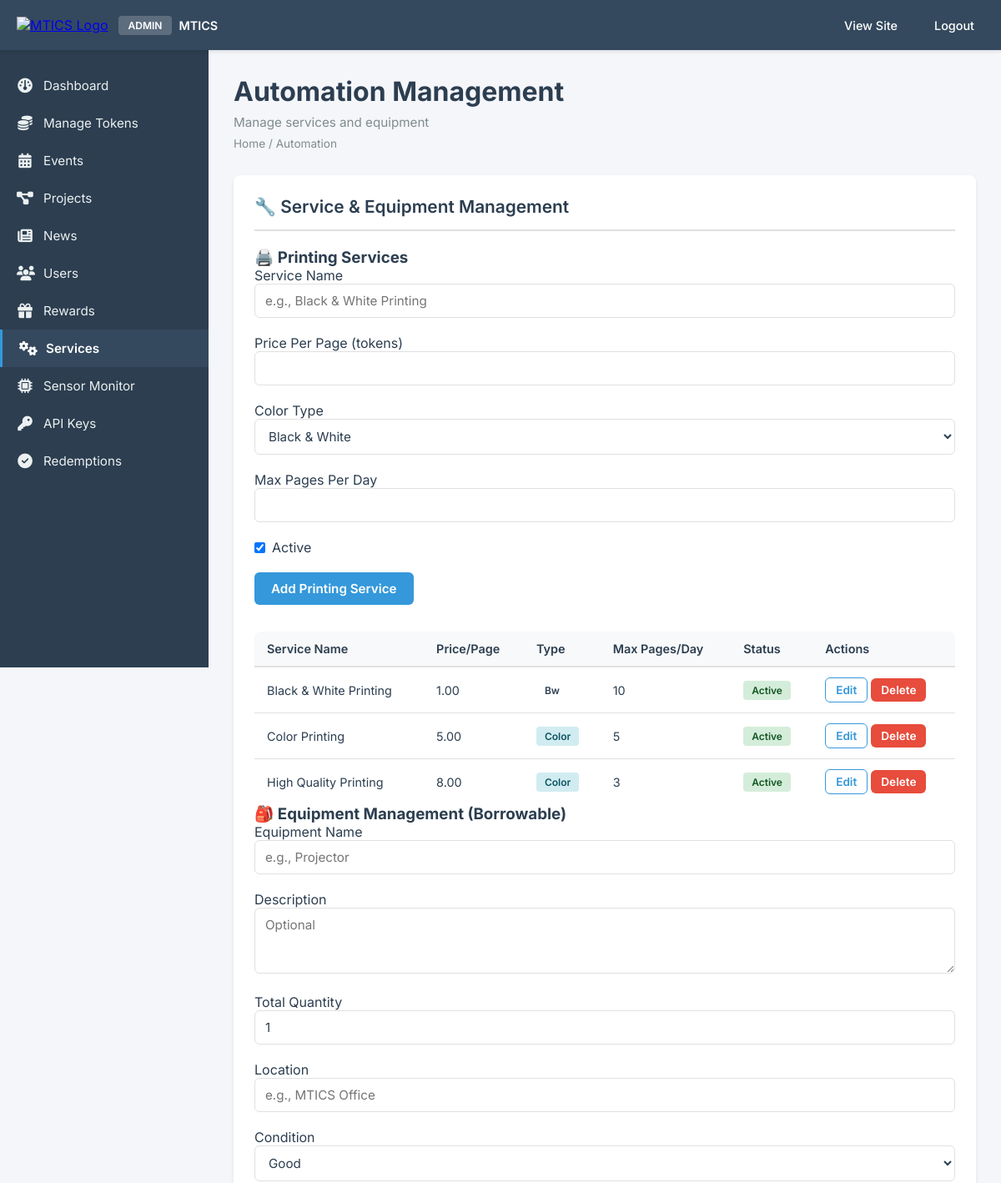
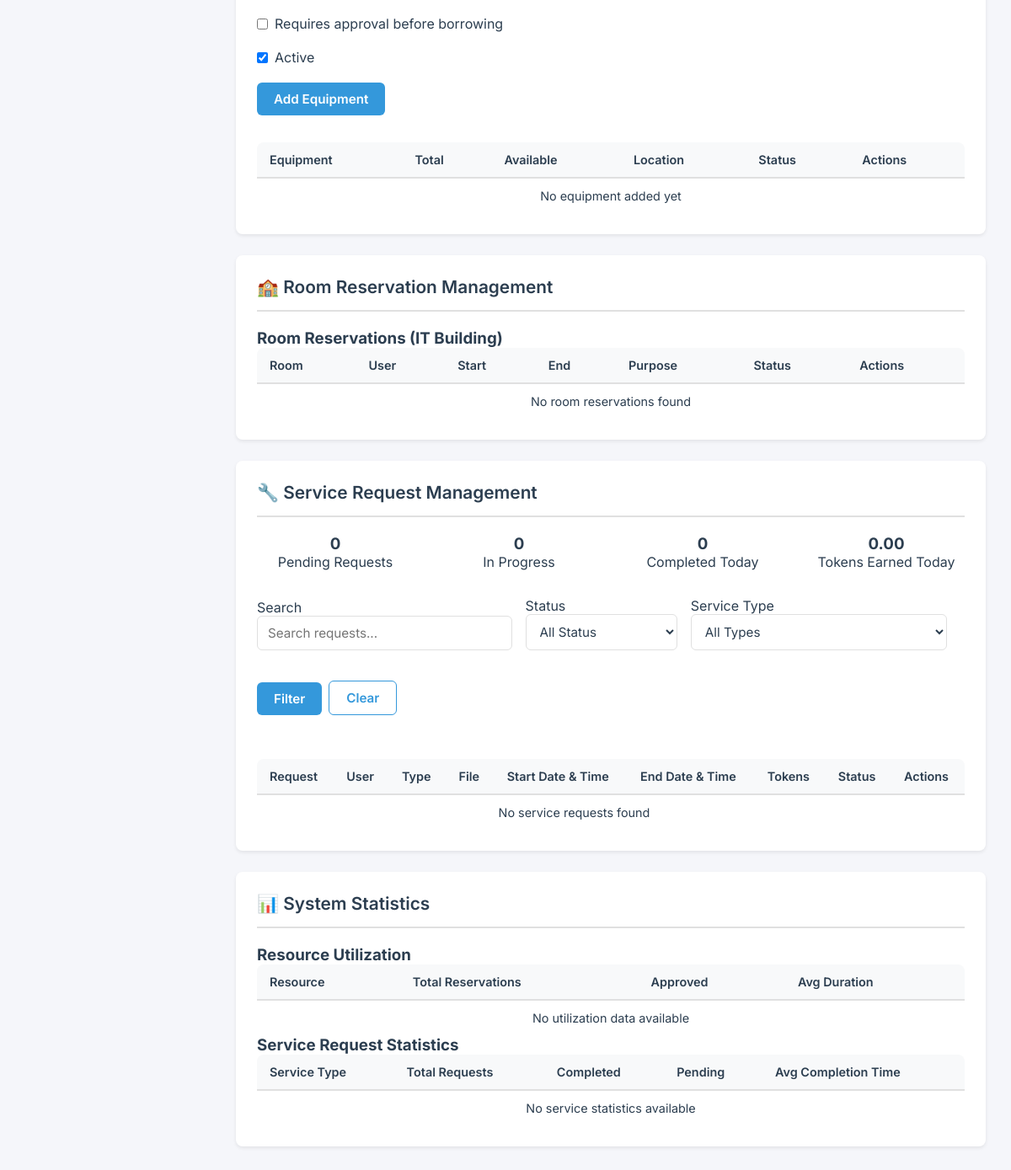
Page /admin/automation.php (signed in) on the committed database (2 pictures, top to bottom).
### tables this page shows
CREATE TABLE IF NOT EXISTS printing_services (
    id INT AUTO_INCREMENT PRIMARY KEY,
    name VARCHAR(255) NOT NULL,
    description TEXT,
    price_per_page DECIMAL(10, 2) NOT NULL,
    color_options ENUM('bw', 'color') DEFAULT 'bw',
    paper_size ENUM('a4', 'a3', 'legal', 'letter') DEFAULT 'a4',
    max_pages_per_day INT DEFAULT 10,
    is_active BOOLEAN DEFAULT TRUE,
    created_at TIMESTAMP DEFAULT CURRENT_TIMESTAMP,
    INDEX idx_is_active (is_active)
);

### admin/automation.php (the view, shortened to what the rows shown need)
<?php
require_once '../config/config.php';
$db = Database::getInstance()->getConnection();
include '../includes/admin_header.php';
?>
<div class="admin-content">
    <div class="admin-container">
        <div class="admin-page-header">
            <h1 class="admin-page-title">Automation Management</h1>
        </div>
        <div class="admin-section">
            <h2 class="admin-section-title">🔧 Service & Equipment Management</h2>
            <div class="grid grid-2">
                <div class="card" id="printing-services">
                    <div class="card-body">
                        <div class="admin-table-container">
                            <table class="admin-table">
                                <thead>
                                    <tr>
                                        <th>Service Name</th>
                                        <th>Price/Page</th>
                                        <th>Type</th>
                                        <th>Max Pages/Day</th>
                                        <th>Status</th>
                                        <th>Actions</th>
                                    </tr>
                                </thead>
                                <tbody>
                                    <?php
                                    $printing_services = $db->query("SELECT * FROM printing_services ORDER BY price_per_page ASC")->fetchAll();
                                    if (empty($printing_services)):
                                    ?>
                                        <tr>
                                            <td colspan="6" style="text-align:center; padding: var(--spacing-md); color: var(--medium-gray);">
                                                No printing services yet
                                            </td>
                                        </tr>
                                    <?php else: ?>
                                        <?php foreach ($printing_services as $service): ?>
                                            <tr>
                                                <td><?php echo htmlspecialchars($service['name']); ?></td>
                                                <td><?php echo format_tokens($service['price_per_page']); ?></td>
                                                <td>
                                                    <span class="badge badge-<?php echo $service['color_options'] === 'color' ? 'info' : 'secondary'; ?>">
                                                        <?php echo ucfirst($service['color_options']); ?>
                                                    </span>
                                                </td>
                                                <td><?php echo (int)$service['max_pages_per_day']; ?></td>
                                                <td>
                                                    <span class="badge badge-<?php echo $service['is_active'] ? 'success' : 'warning'; ?>">
                                                        <?php echo $service['is_active'] ? 'Active' : 'Inactive'; ?>
                                                    </span>
                                                </td>
                                                <td style="white-space: nowrap;">
                                                    <a class="admin-btn admin-btn-secondary admin-btn-sm" href="automation.php?edit_printing_service=<?php echo (int)$service['id']; ?>#printing-services">
                                                        Edit
                                                    </a>
                                                    <form method="POST" action="#printing-services" style="display: inline;">
                                                        <button type="submit" class="admin-btn admin-btn-danger admin-btn-sm" onclick="return confirm('Delete this printing service?')">
                                                            Delete
                                                        </button>
                                                    </form>
                                                </td>
                                            </tr>
                                        <?php endforeach; ?>
                                    <?php endif; ?>
                                </tbody>
                            </table>
                        </div>
                    </div>
                </div>
                <div class="card" id="equipment-management">
                    <div class="card-body">
                        <div class="admin-table-container">
                            <table class="admin-table">
                                <thead>
                                    <tr>
                                        <th>Equipment</th>
                                        <th>Total</th>
                                        <th>Available</th>
                                        <th>Location</th>
                                        <th>Status</th>
                                        <th>Actions</th>
                                    </tr>
                                </thead>
                            </table>
                        </div>
                    </div>
                </div>
            </div>
        </div>
        <div class="admin-section" id="room-reservations">
            <h2 class="admin-section-title">🏫 Room Reservation Management</h2>
            <div class="card">
                <div class="card-body">
                    <div class="admin-table-container">
                        <table class="admin-table">
                            <thead>
                                <tr>
                                    <th>Room</th>
                                    <th>User</th>
                                    <th>Start</th>
                                    <th>End</th>
                                    <th>Purpose</th>
                                    <th>Status</th>
                                    <th>Actions</th>
                                </tr>
                            </thead>
                        </table>
                    </div>
                </div>
            </div>
        </div>
        <div class="admin-section">
            <h2 class="admin-section-title">🔧 Service Request Management</h2>
            <div class="admin-table-container">
                <table class="admin-table">
                    <thead>
                        <tr>
                            <th>Request</th>
                            <th>User</th>
                            <th>Type</th>
                            <th>File</th>
                            <th>Start Date & Time</th>
                            <th>End Date & Time</th>
                            <th>Tokens</th>
                            <th>Status</th>
                            <th>Actions</th>
                        </tr>
                    </thead>
                </table>
            </div>
        </div>
        <div class="admin-section">
            <h2 class="admin-section-title">📊 System Statistics</h2>
            <div class="grid grid-2">
                <div class="card">
                    <div class="card-body">
                        <div class="admin-table-container">
                            <table class="admin-table">
                                <thead>
                                    <tr>
                                        <th>Resource</th>
                                        <th>Total Reservations</th>
                                        <th>Approved</th>
                                        <th>Avg Duration</th>
                                    </tr>
                                </thead>
                            </table>
                        </div>
                    </div>
                </div>
                <div class="card">
                    <div class="card-body">
                        <div class="admin-table-container">
                            <table class="admin-table">
                                <thead>
                                    <tr>
                                        <th>Service Type</th>
                                        <th>Total Requests</th>
                                        <th>Completed</th>
                                        <th>Pending</th>
                                        <th>Avg Completion Time</th>
                                    </tr>
                                </thead>
                            </table>
                        </div>
                    </div>
                </div>
            </div>
        </div>
    </div>
</div>
<?php include '../includes/admin_footer.php'; ?>

### rows in the picture
printing_services: name "Black & White Printing", price_per_page "1.00", color_options "Bw", max_pages_per_day "10", is_active "Active"
printing_services: name "Color Printing", price_per_page "5.00", color_options "Color", max_pages_per_day "5", is_active "Active"
printing_services: name "High Quality Printing", price_per_page "8.00", color_options "Color", max_pages_per_day "3", is_active "Active"

### other values in the picture
$pending_count "0"
$progress_count "0"
$completed_count "0"
